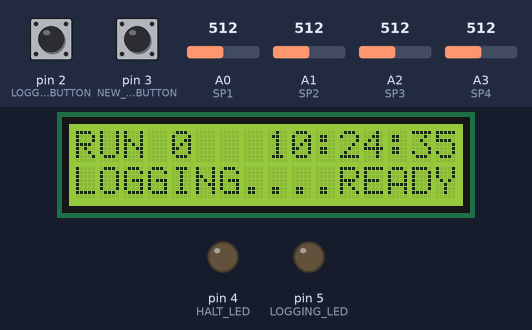
Bench run of a sketch on a simulated Arduino Mega 2560, built for the host (arithmetic inside an expression is 32-bit, double 64-bit). Parts: 16×2 character LCD, output pins drawn as LEDs (lit = HIGH). The inputs (shaded band) are chosen by the test bench; at power-on: pin 2 (LOGGING_BUTTON) HIGH, pin 3 (NEW_RUN_BUTTON) HIGH, A0 (SP1) = 512, A1 (SP2) = 512, A2 (SP3) = 512, A3 (SP4) = 512. The local clock reads 2024-03-15 10:24:30 at power-on unless the sketch sets it; storage starts empty.

Above: at 5.4 s.
5.5 s: pin 2 (LOGGING_BUTTON) pulled LOW for 0.15 s
At 5.66 s:
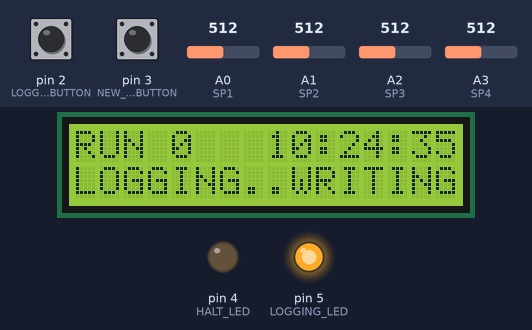
7.1 s: pin 3 (NEW_RUN_BUTTON) pulled LOW for 0.15 s
At 8.6 s:
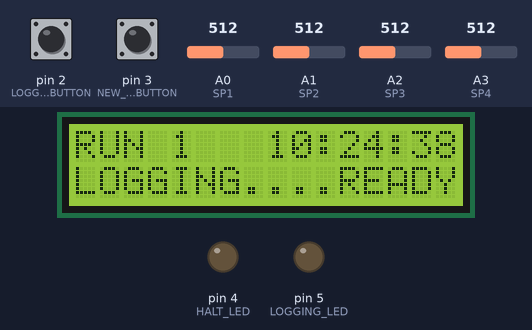
9.5 s: pin 2 (LOGGING_BUTTON) pulled LOW for 1 s
At 11.8 s:
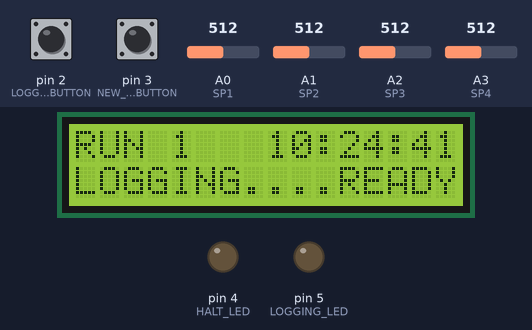
12.0 s: pin 3 (NEW_RUN_BUTTON) pulled LOW for 1 s
At 14.3 s:
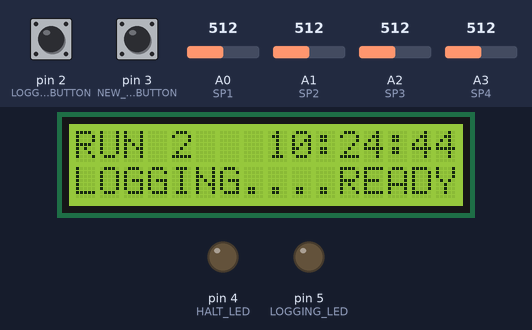
Timing chart, 0 to 15.8 s (numbered marks = the images above; inputs shaded):
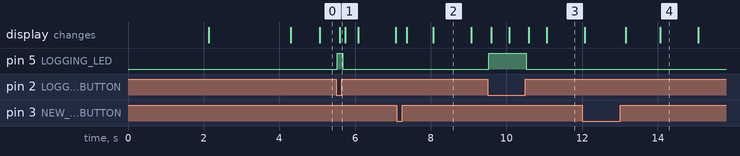

Measured:
- after the input at 5.5 s, pin 5 (LOGGING_LED): LOW → HIGH at once, → LOW 0.15 s later; the display: changes after 0.10 s (image 1)
- after the input at 9.5 s, pin 5 (LOGGING_LED): LOW → HIGH at once, → LOW 1.0 s later; the display: first changes after 0.09 s (image 3 shows a later state)

The sketch:

EMSBajaSTD.ino
```cpp
// Libraries -------------------------------------------------------
#include <LiquidCrystal.h>
#include <RTClib.h>
#include <SPI.h>
#include <SD.h>

// Constants -------------------------------------------------------
#define LOGGING_BUTTON 2
#define NEW_RUN_BUTTON 3
#define LOGGING_LED    5
#define HALT_LED       4
#define SD_CS          10
#define LCD_RS         23
#define LCD_RW         25
#define LCD_EN         27
#define LCD_DB4        29
#define LCD_DB5        31
#define LCD_DB6        33
#define LCD_DB7        35
#define SP1            A0
#define SP2            A1
#define SP3            A2
#define SP4            A3

// Configuration ---------------------------------------------------
const String  CODE_VERSION = "0.4.5";
const String  FILE_EXT     = ".CSV";
const String  TRASH_STR    = "TRASH/";
const String  FILE_HEADER  = "TIME ms, SP1, SP2, SP3, SP4";
const int     TRASH_TIMER  = 6000;
const int     LCD_WIDTH    = 16;
const int     LCD_HEIGHT   = 2;

// Devices ---------------------------------------------------------
LiquidCrystal lcd(LCD_RS, LCD_RW, LCD_EN, LCD_DB4, LCD_DB5, LCD_DB6, LCD_DB7);
RTC_PCF8523   rtc;

// Variables -------------------------------------------------------
//unsigned long currentMillis;
unsigned long logStartTime;
unsigned long lastMillis;
unsigned long prevHoldTime;
unsigned long initialMillisecondOfDay;
String        fileStr;
File          runFile;
bool          copyingFiles;
volatile bool collectingData;
bool          currentRunButtonState;
bool          currentLoggingButtonState;
volatile bool forceScreenDraw;
int           sampleRate;
unsigned int  lastSecond;
int           runIndex;

// Code ------------------------------------------------------------
void setup() {
  // Serial setup
  //Serial.begin(9600);

  // Pin setup
  pinMode(LOGGING_LED, OUTPUT);
  pinMode(HALT_LED, OUTPUT);
  pinMode(LOGGING_BUTTON, INPUT);
  pinMode(NEW_RUN_BUTTON, INPUT);

  // Start up screen
  customDrawScreen("HELLO, EMS BAJA", "VERSION " + CODE_VERSION);
  delay(2000);

  customDrawScreen("SAMPLE RATE:", "1000/SECOND..1MS");
  /* Removed because limiting sample rate was causing major decreases in actual sample rate.
     Like a third of what we wanted at the ideal 1000 s / sec
  // Set the sample rate
  if (digitalRead(NEW_RUN_BUTTON)){
    sampleRate = 1;
    customDrawScreen("SAMPLE RATE:", "1000/SECOND..1MS");
  }
  else{
    sampleRate = 10;
    customDrawScreen("SAMPLE RATE:", "100/SECOND..10MS");
  }
  */
  delay(2000);

  // SD initialization
  if (!sdCardMounted()){
    customDrawScreen("SD ERROR:", "NO CARD DETECTED");
    digitalWrite(HALT_LED, HIGH);
    while(!sdCardMounted());
    digitalWrite(HALT_LED, LOW);
  }

  // RTC initialization
  if (!rtc.begin()){
    customDrawScreen("RTC ERROR:", "NO RTC DETECTED");
    digitalWrite(HALT_LED, HIGH);
    while(!rtc.begin());
    digitalWrite(HALT_LED, LOW);
  }

  if (rtc.lostPower()){
    customDrawScreen("RTC ERROR:", "RTC LOST POWER");

    // Set the rtc time to when the code was compiled
    rtc.adjust(DateTime(F(__DATE__), F(__TIME__)));
    rtc.start();

    digitalWrite(HALT_LED, HIGH);
    delay(2000);
    digitalWrite(HALT_LED, LOW);
  }

  // Cache file address
  DateTime now = rtc.now();

  // Year, Month, Day
  String rtcYearStr = String(now.year());
  rtcYearStr = rtcYearStr.substring(2, 4);

  String rtcMonthStr = '0' + String(now.month());
  rtcMonthStr = rtcMonthStr.substring(rtcMonthStr.length() - 2, 3);

  String rtcDayStr = '0' + String(now.day());
  rtcDayStr = rtcDayStr.substring(rtcDayStr.length() - 2, 3);

  // Hour, Minute, Second
  int rtcHour = now.hour();
  int rtcMinute = now.minute();
  int rtcSecond = now.second();

  String rtcHourStr = '0' + String(rtcHour);
  rtcHourStr = rtcHourStr.substring(rtcHourStr.length() - 2, 3);

  String rtcMinuteStr = '0' + String(rtcMinute);
  rtcMinuteStr = rtcMinuteStr.substring(rtcMinuteStr.length() - 2, 3);

  String rtcSecondStr = '0' + String(rtcSecond);
  rtcSecondStr = rtcSecondStr.substring(rtcSecondStr.length() - 2, 3);

  fileStr = rtcMonthStr + '-' + rtcDayStr + '-' + rtcYearStr + '/' + rtcHourStr + '-' + rtcMinuteStr + '-' + rtcSecondStr + '/';

  // Cache exact millisecond of the day
  initialMillisecondOfDay = (3600000 * rtcHour) + (60000 * rtcMinute) + (1000 * rtcSecond);

  collectingData = false;
  forceScreenDraw = false;

  // Start the first run
  startNewRun(false);
}

void loop() {
  unsigned long currentMillis = millis();

  // Update clock every second
  if (lastSecond != currentMillis / 1000 || forceScreenDraw){
    lastSecond = currentMillis / 1000;
    forceScreenDraw = false;
    drawRunScreen();
  }

  // Switches are active low
  bool isRunButtonPressed = !digitalRead(NEW_RUN_BUTTON);
  bool isLoggingButtonPressed = !digitalRead(LOGGING_BUTTON);

  // Next run button
  if (isRunButtonPressed && !currentRunButtonState){
    currentRunButtonState = true;
    prevHoldTime = millis();
  }
  else if (!isRunButtonPressed && currentRunButtonState && !collectingData){
    currentRunButtonState = false;
    runIndex++;
    startNewRun(false);
  }

  // Hold the run button to clear the last run
  if (isRunButtonPressed && currentRunButtonState){
    if ((millis() - prevHoldTime) > TRASH_TIMER){
      startNewRun(true);
      currentRunButtonState = false;
    }
  }

  // Logging button
  if (isLoggingButtonPressed && !currentLoggingButtonState){
    currentLoggingButtonState = true;
    openDataFile();
    collectingData = true;

    digitalWrite(LOGGING_LED, collectingData);
    forceScreenDraw = true;
  }
  else if (!isLoggingButtonPressed && currentLoggingButtonState){
    currentLoggingButtonState = false;
    saveDataFile();
    collectingData = false;

    digitalWrite(LOGGING_LED, collectingData);
    forceScreenDraw = true;
  }

  // Write new line to sd card
  if (collectingData && runFile && !copyingFiles){
    // Test removal to see if this affects sample rate
    /* Yes, WAY closer to 1 s / ms now. Still has semi-random misses though,
    and occasionally a second data row for the same ms, but that's acceptable.
    Close to 90% of the way to 1 s / ms now. I can take that.
    if (millis() - lastMillis <= sampleRate)
      return;
    */

    /*runFile.print(initialMillisecondOfDay + millis());
    runFile.print(millis() - logStartTime);
    runFile.print(',');
    runFile.print(analogRead(SP1));
    runFile.print(',');
    runFile.print(analogRead(SP2));
    runFile.print(',');
    runFile.print(analogRead(SP3));
    runFile.print(',');
    runFile.println(analogRead(SP4));
    */

    // Quick fix to make time format more human-readable
    // also create a packet to write to the file all at once so as not to repeatedly
    // call print more times than necessary

    uint32_t time = millis() - logStartTime;
    uint16_t sp1 = analogRead(SP1);
    uint16_t sp2 = analogRead(SP2);
    uint16_t sp3 = analogRead(SP3);
    uint16_t sp4 = analogRead(SP4);
    char data[32];
    sprintf(data, "%lu,%u,%u,%u,%u", time, sp1, sp2, sp3, sp4);
    runFile.println(data);

    lastMillis = millis();
  }
}

void openDataFile(){
  // Verify an sd card is mounted
  if (!sdCardMounted()){
    customDrawScreen("SD ERROR:", "NO CARD DETECTED");
    digitalWrite(HALT_LED, HIGH);
    while(!sdCardMounted());
    digitalWrite(HALT_LED, LOW);
  }

  // Ensure the file address exists
  if(!SD.exists(fileStr))
    SD.mkdir(fileStr);

  // Open/create run file
  runFile = SD.open(fileStr + "RUN" + String(runIndex) + FILE_EXT, FILE_WRITE);
  logStartTime = millis();

  // Write headers if no data is present in the file
  if (runFile.peek() == -1)
    runFile.println(FILE_HEADER);
}

void saveDataFile(){
  // Verify an sd card is mounted
  if (!sdCardMounted()){
    customDrawScreen("SD ERROR:", "NO CARD DETECTED");
    digitalWrite(HALT_LED, HIGH);
    while(!sdCardMounted());
    digitalWrite(HALT_LED, LOW);
  }

  // Close the run file if one exists
  if (runFile)
    runFile.close();
}

void startNewRun(bool trashLastRun){
  // Stop collecting data
  saveDataFile();

  if (trashLastRun)
    trashLastFile();

  drawRunScreen();
}

void trashLastFile(){
  customDrawScreen("TRASHING DATA", "PLEASE WAIT...");
  digitalWrite(HALT_LED, HIGH);
  copyingFiles = true;

  // Re-open run file in read mode
  String currFileStr = fileStr + "RUN" + String(runIndex) + FILE_EXT;
  File readFile = SD.open(currFileStr, FILE_READ);

  if(!readFile){
    customDrawScreen("ERROR: FILE DNE", "FAIL TRASH RUN" + String(runIndex));
    digitalWrite(HALT_LED, HIGH);
    delay(5000);
    digitalWrite(HALT_LED, LOW);
    readFile.close();
    copyingFiles = false;

    return;
  }

  // Create trash folder if not created already
  if (!SD.exists(TRASH_STR + fileStr))
    SD.mkdir(TRASH_STR + fileStr);

  // Create new duplicate run file in trash folder
  String dupeFileStr = TRASH_STR + currFileStr;
  File dupeFile = SD.open(dupeFileStr, FILE_WRITE);

  // Copy and paste data from original file to duplicate
  size_t data;
  uint8_t buf[64];
  while ((data = readFile.read(buf, sizeof(buf))) > 0)
    dupeFile.write(buf, data);

  // Close all files
  readFile.close();
  dupeFile.close();
  SD.remove(currFileStr);

  digitalWrite(HALT_LED, LOW);
  copyingFiles = false;
  // Decrease run counter so we don't skip run counts after trashing the last file
  runIndex--;
}

void drawRunScreen(){
  lcd.begin(LCD_WIDTH, LCD_HEIGHT);

  // Draw run index
  lcd.setCursor(0, 0);
  lcd.print("RUN " + String(runIndex));

  // Draw time
  DateTime now = rtc.now();

  String rtcHour = '0' + String(now.hour());
  rtcHour = rtcHour.substring(rtcHour.length() - 2, 3);

  String rtcMinute = '0' + String(now.minute());
  rtcMinute = rtcMinute.substring(rtcMinute.length() - 2, 3);

  String rtcSecond = '0' + String(now.second());
  rtcSecond = rtcSecond.substring(rtcSecond.length() - 2, 3);

  lcd.setCursor(8, 0);
  lcd.print(rtcHour + ':' + rtcMinute + ':' + rtcSecond);

  // Draw logging status
  lcd.setCursor(0, 1);
  lcd.print((collectingData) ? "LOGGING..WRITING" : "LOGGING....READY");
}

void customDrawScreen(String top, String bottom){
  lcd.begin(LCD_WIDTH, LCD_HEIGHT);
  lcd.setCursor(0, 0);
  lcd.print(top);
  lcd.setCursor(0, 1);
  lcd.print(bottom);
}

bool sdCardMounted(){
  return SD.begin(SD_CS);
}
```
